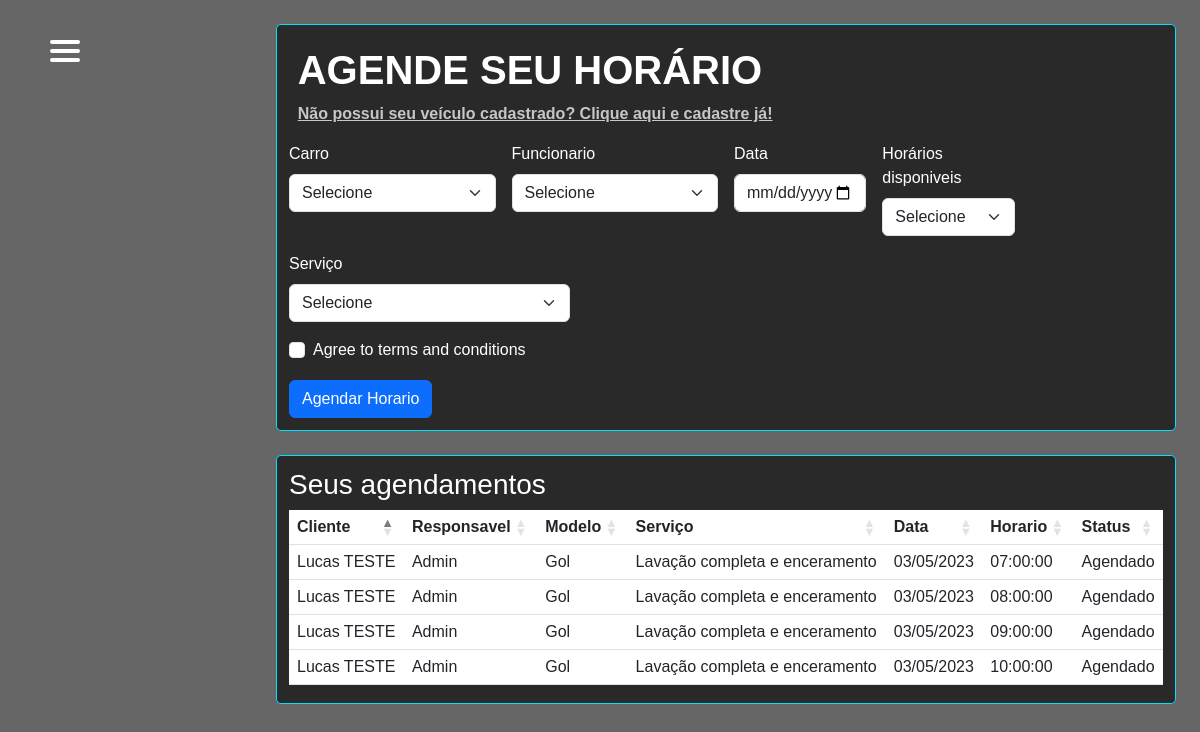
Page /view/agendamento.php (signed in) on the earlier database version.
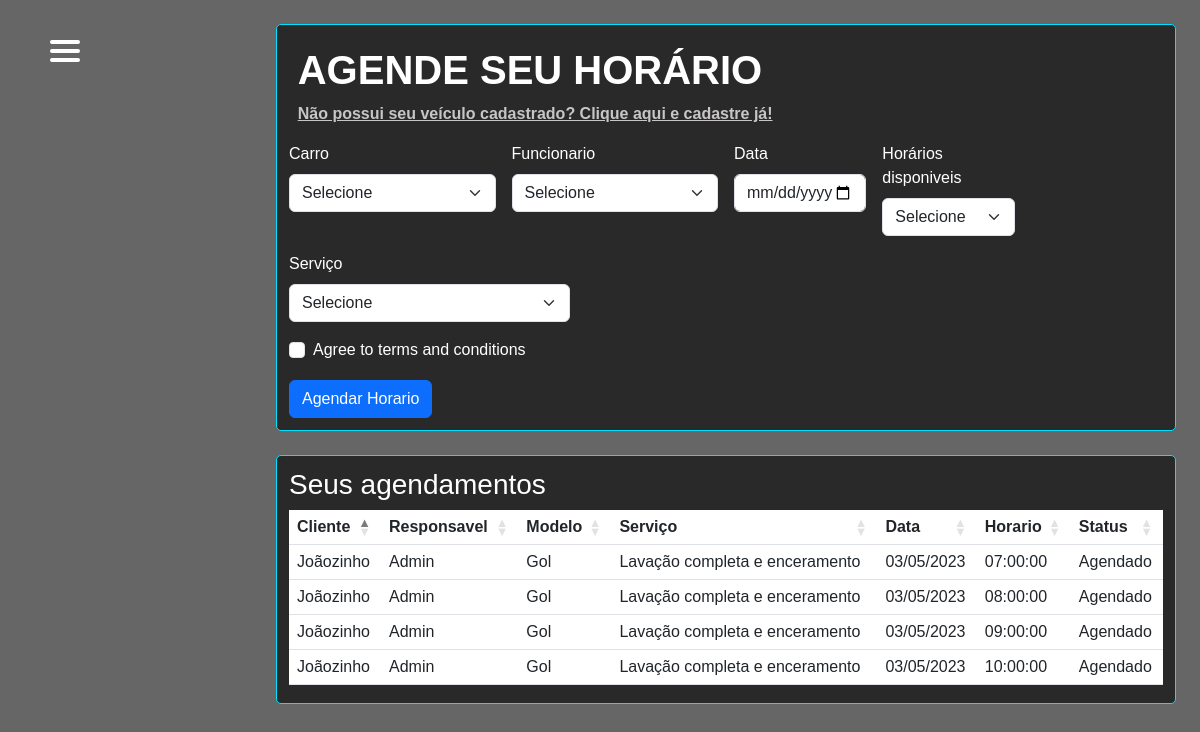
Same page on the later database version.
### tables this page shows
CREATE TABLE  agendamento(
id_agendamento int NOT NULL PRIMARY KEY AUTO_INCREMENT,
id_user int,
id_car int,
id_func int,
id_servico int,
data_agen date,
hora_disp time,
status int);

CREATE TABLE usuarios(
id_user int NOT NULL PRIMARY KEY AUTO_INCREMENT,
cpf varchar(15),
data_nasc date,
idade int,
username varchar(100),
email varchar(150),
pass_key varchar(200),
cellphone varchar(15),
telephone varchar(15),
address varchar(200),
number_home int (10),
complement varchar(200),
district varchar(100),
city varchar(100),
state varchar(2),
zip varchar(10), 
data_reg datetime,
sts int);

CREATE TABLE funcionarios(
id_func int NOT NULL PRIMARY KEY AUTO_INCREMENT,
nome_func varchar(255),
email varchar(100),
data_nasc date,
idade int,
cpf varchar(45),
funcao varchar(45),
salario decimal(10,2),
senha varchar(150),
cep varchar(20),
endereco varchar(100),
number_home varchar(20),
celular varchar(45),
telefone varchar(45),
bairro varchar(100),
cidade varchar(100),
estado varchar(2),
data_emissao date,
permissao int,
sts int);

CREATE TABLE carros(
id_car int NOT NULL PRIMARY KEY AUTO_INCREMENT,
id_user int,
modelo varchar (200),
marca varchar (100),
ano year,
tipo varchar(100),
porte varchar(100),
placa varchar(100),
CONSTRAINT fkcar FOREIGN KEY (id_user)
REFERENCES usuarios (id_user));

CREATE TABLE servicos(
id_servico int NOT NULL PRIMARY KEY AUTO_INCREMENT,
id_func int,
cod_serv int,
servico varchar (100),
valor decimal(10,2),
tempo_servico varchar(50),
CONSTRAINT fkserv FOREIGN KEY (id_func)
REFERENCES funcionarios (id_func));

### view/agendamento.php (the view, shortened to what this page needs)
<?php
    require_once '../config/conexao.php';
    require_once 'header.php';
?>
<div class="container-detail">
<h1 class='title'>AGENDE SEU HORÁRIO</h1>
<form class="row g-3 needs-validation" action="../config/cadastro_agendamento.php" method="POST" novalidate>
  <div class="register-link">
    <a href="cadastro_veiculo.php">Não possui seu veículo cadastrado? Clique aqui e cadastre já!</a>
  </div>
<div class="col-md-3">
    <label for="carro" class="form-label">Carro</label>
    <select class="form-select" id="carro" name="carro" required>
    <option selected disabled value="">Selecione</option>
    </select>
  </div>
  <div class="col-md-3">
    <label for="func" class="form-label">Funcionario</label>
    <select class="form-select" id="func" name="func" required>
    <option selected disabled value="">Selecione</option>
    </select>
  </div>
  <div class="col-md-2">
    <label for="data" class="form-label">Data</label>
    <input type="date" class="form-control" id="data" name="data" required>
  </div>
  <div class="col-md-2">
    <label for="hora" class="form-label">Horários disponiveis</label>
    <select class="form-select" id="hora" name="hora" required>
      <option selected disabled value="">Selecione</option>
    </select>
  </div>
  <div class="col-md-4">
    <label for="servico" class="form-label">Serviço</label>
    <select class="form-select" id="servico" name="servico" required>
    <option selected disabled value="">Selecione</option>
    </select>
  </div>
  <div class="col-12">
    <div class="form-check">
      <input class="form-check-input" type="checkbox" value="" id="invalidCheck" required>
      <label class="form-check-label" for="invalidCheck">
        Agree to terms and conditions
      </label>
    </div>
  </div>
  <div class="col-12">
    <button class="btn btn-primary" type="submit">Agendar Horario</button>
  </div>
</form>
</div>
<div class="container-detail-table">
<table id="table" class="table" style="width:100%; color: white;">
    <thead>
      <tr>
      <th>Cliente</th>
                <th>Responsavel</th>
                <th>Modelo</th>
                <th>Serviço</th>
                <th>Data</th>
                <th>Horario</th>
                <th>Status</th>
      </tr>
    </thead>
    <tbody>
    <?php
            $sql = 'SELECT id_agendamento, u.username, f.nome_func,
            c.modelo, s.servico, a.data_agen, hora_disp, a.status FROM agendamento AS a
            INNER JOIN funcionarios AS f ON a.id_func = f.id_func
            INNER JOIN usuarios AS u ON a.id_user = u.id_user
            INNER JOIN servicos AS s ON a.id_servico = s.id_servico
            INNER JOIN carros AS c ON a.id_car = c.id_car
            WHERE status = 0';
            $result = mysqli_query($conn, $sql);
            while($ag = mysqli_fetch_array($result)){
                ?>
                <td><?php echo $ag[1];?></td>
                <td><?php echo $ag[2];?></td>
                <td><?php echo $ag[3];?></td>
                <td><?php echo $ag[4];?></td>
                <td><?php echo date('d/m/Y', strtotime($ag[5]));?></td>
                <td><?php echo $ag[6]; ?></td>
                <td>
                Agendado
                </td>
                <?php
            }
            ?>
    </tbody>
  </table>
</div>
</body>
</html>

Differences in the rows shown:
changed through a linked row, agendamento (number 1 of 4 on the later page): id_user.username "Lucas TESTE" → "Joãozinho"
changed through a linked row, agendamento (number 2 of 4 on the later page): id_user.username "Lucas TESTE" → "Joãozinho"
changed through a linked row, agendamento (number 3 of 4 on the later page): id_user.username "Lucas TESTE" → "Joãozinho"
changed through a linked row, agendamento (number 4 of 4 on the later page): id_user.username "Lucas TESTE" → "Joãozinho"
